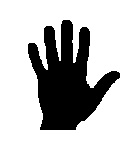
#> input picture HW9/images/img1.jpg, 136 x 157 px, found by its file name; the run also reads 2 pictures not shown here
$ jupyter execute HW9.ipynb
#> lines starting #> are read from the running program, lines starting #| are printed output that depends on the picture; after the words box and inside, x2 and y2 are one past the last pixel; in counts of white or black regions, pixels touching at a corner belong together
# HomeWork 9

**DeadLine : 23:59 19 Azar 1401**

**Total points : 100pts**

Import some prerequisites:

[cell 1]
import cv2
import numpy as np
import matplotlib.pyplot as plt

Run this cell for plotting.

[cell 2]
def plotter(img_list, r, w, gray, wr, hr, fig_name = None):
    '''
    Plots images' list with its' caption and saves result image if you want.

    Parameters:
        img_list (list): The list of tuples of image and its' caption.
        r (int): The number of row(s).
        w (int): The number of colunm(s).
        gray (bool): The flag for plotting images in grayscale mode.
        wr (int): The width of one figure.
        hr (int): The height of one figure.
        fig_name (str): The name of the image of the plot. if not set this parameter the plot doesn't save.
    '''

    plt.rcParams['figure.figsize'] = (wr, hr)
    for i in range(len(img_list)):
        plt.subplot(r, w, i + 1)
        if img_list[i][2] == 'img':
            if gray:
                plt.imshow(img_list[i][0], cmap = 'gray')
            else:
                plt.imshow(img_list[i][0])
            plt.xticks([])
            plt.yticks([])
        elif img_list[i][2] == 'hist':
            plt.bar(np.arange(len(img_list[i][0])), img_list[i][0], color = 'c')
        else:
            raise Exception("Only image or histogram. Use third parameter of tuples in img_list and set it to img or hist.")
        plt.title(img_list[i][1])
    if fig_name is not None:
        plt.savefig(fig_name + '.png')
    plt.show()

# PART 3

**Point : 35 pts**

Here is for your helper functions(optional).

Implement this function to get the input image and return the skeleton of the input image.

[cell 3]
def get_skeleton(image):
    """
    Finds the skeleton of the input image.

    Parameters:
        image (numpy.ndarray): The input image.

    Returns:
        numpy.ndarray: The skeleton image.
        numpy.ndarray: The parameters required for reconstructing image
    """

    params = []
    result = np.zeros(image.shape, np.uint8)
    image = cv2.bitwise_not(image)
    # image = cv2.GaussianBlur(np.uint8(image),(9,9),0)

    se = cv2.getStructuringElement(cv2.MORPH_CROSS,(3,3))
    k = 0

    while True:
      if cv2.countNonZero(image)==0:
          break
      eroded = cv2.erode(image, se)
      opened = cv2.morphologyEx(eroded, cv2.MORPH_OPEN, se)
      subtracted = cv2.subtract(eroded, opened)
      result = cv2.bitwise_or(result, subtracted)
      params.append((k, subtracted))
      image = eroded
      k += 1

    result = cv2.bitwise_not(result)
    return result, params

Test your implementation (don't change this cell).

[cell 4]
image_list = []

image1 = cv2.imread('img1.jpg', cv2.IMREAD_GRAYSCALE)
#> image1 is the input picture: shape (157, 136); min 0, max 255, mean 192.1
image_list.append([image1, 'image 1', 'img'])
image1_skeleton, params1 = get_skeleton(image1)
#> after the loop in get_skeleton, `while True:`: eroded: shape (157, 136); every value is 0
#> after the loop in get_skeleton, `while True:`: k = 31; params = 31 items
#> params1 = 31 items
image_list.append([image1_skeleton, 'skeleton of image 1','img'])

image2 = cv2.imread('img2.jpg', cv2.IMREAD_GRAYSCALE)
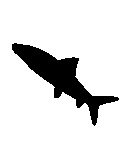
#> input picture HW9/images/img2.jpg, 133 x 156 px, found by its file name
#> image2 is the input picture: shape (156, 133); min 0, max 255, mean 225.5
image_list.append([image2, 'image 2', 'img'])
image2_skeleton, params2 = get_skeleton(image2)
#> in get_skeleton (call 2), `image = cv2.bitwise_not(image)`:
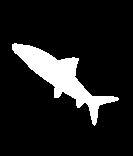
#> image: shape (156, 133); min 0, max 255, mean 29.5
#> after the loop in get_skeleton (call 2), `while True:`: eroded: shape (156, 133); every value is 0
#> after the loop in get_skeleton (call 2), `while True:`: k = 17; params = 17 items
#> params2 = 17 items
image_list.append([image2_skeleton, 'skeleton of image 2','img'])

image3 = cv2.imread('img3.jpg', cv2.IMREAD_GRAYSCALE)
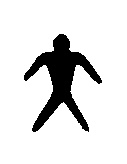
#> input picture HW9/images/img3.jpg, 127 x 164 px, found by its file name
#> image3 is the input picture: shape (164, 127); min 0, max 255, mean 223
image_list.append([image3, 'image 3', 'img'])
image3_skeleton, params3 = get_skeleton(image3)
#> the loop in get_skeleton (call 3), `while True:` made 20 passes
#> pass 1, in get_skeleton (call 3), `subtracted = cv2.subtract(eroded, opened)`:
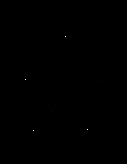
#> subtracted: shape (164, 127); min 0, max 252, mean 0.1
#> after the loop in get_skeleton (call 3), `while True:`: eroded: shape (164, 127); every value is 0
#> after the loop in get_skeleton (call 3), `while True:`: k = 19; params = 19 items
#> in get_skeleton (call 3), `result = cv2.bitwise_not(result)`:
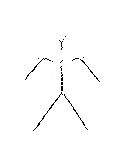
#> result: shape (164, 127); min 0, max 255, mean 252.3
#> params3 = 19 items
image_list.append([image3_skeleton, 'skeleton of image 3', 'img'])

image4 = cv2.imread('img4.jpg', cv2.IMREAD_GRAYSCALE)
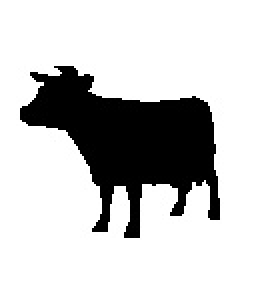
#> input picture HW9/images/img4.jpg, 129 x 142 px, found by its file name (shown 2 times larger)
#> image4 is the input picture: shape (142, 129); min 0, max 255, mean 198.1
image_list.append([image4, 'image 4', 'img'])
image4_skeleton, params4 = get_skeleton(image4)
#> in get_skeleton (call 4), `image = cv2.bitwise_not(image)`:
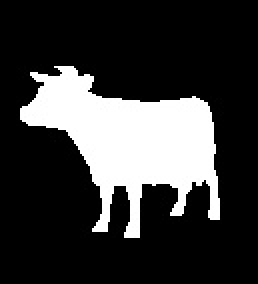
#> image: shape (142, 129) (shown 2 times larger); min 0, max 255, mean 56.9
#> the loop in get_skeleton (call 4), `while True:` made 25 passes
#> pass 1, in get_skeleton (call 4), `subtracted = cv2.subtract(eroded, opened)`:
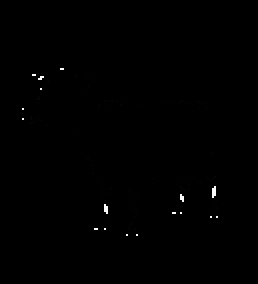
#> subtracted: shape (142, 129) (shown 2 times larger); min 0, max 253, mean 0.6
#> after the loop in get_skeleton (call 4), `while True:`: eroded: shape (142, 129); every value is 0
#> after the loop in get_skeleton (call 4), `while True:`: k = 24; params = 24 items
#> in get_skeleton (call 4), `result = cv2.bitwise_not(result)`:
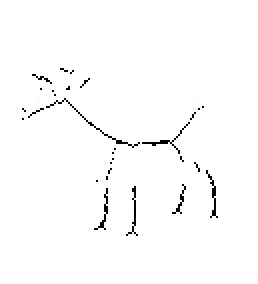
#> result: shape (142, 129) (shown 2 times larger); min 0, max 255, mean 251.2
#> params4 = 24 items
image_list.append([image4_skeleton, 'skeleton of image 4', 'img'])

plotter(image_list, 4, 2, True, 10, 10, 'Q3-a')
#> the loop in plotter, `for i in range(len(img_list)):` made 8 passes

Implement this function to get the input image as skeleton and return the reconstruction of the skeleton.

[cell 5]
def recons_skeleton(image, params):
    """
    Finds the original image from the skeleton.

    Parameters:
        image (numpy.ndarray): The skeleton of image.
        params (numpy.ndarray): The parameters required for reconstructing image

    Returns:
        numpy.ndarray: The original image.
    """

    se = cv2.getStructuringElement(cv2.MORPH_CROSS,(3,3))
    result = np.zeros(image.shape, np.uint8)

    for i, sk in params:
      img = cv2.dilate(sk, se, iterations = i)
      result = cv2.bitwise_or(result, img)
#> this loop made 31 passes
#> result: shape (157, 136)

    result = cv2.bitwise_not(result)
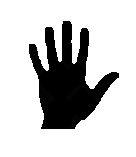
#> result: shape (157, 136); min 0, max 255, mean 198.6

    return result

Test your implementation (don't change this cell).

[cell 6]
image_list = []

image_list.append([image1_skeleton, 'skeleton of image 1', 'img'])
image_list.append([recons_skeleton(image1_skeleton, params1), 'image 1','img'])

image_list.append([image2_skeleton, 'skeleton of image 2', 'img'])
image_list.append([recons_skeleton(image2_skeleton, params2), 'image 2','img'])
#> the loop in recons_skeleton (call 2), `for i, sk in params:` made 17 passes

image_list.append([image3_skeleton, 'skeleton of image 3', 'img'])
image_list.append([recons_skeleton(image3_skeleton, params3), 'image 3', 'img'])

image_list.append([image4_skeleton, 'skeleton of image 4', 'img'])
image_list.append([recons_skeleton(image4_skeleton, params4), 'image 4', 'img'])

plotter(image_list, 4, 2, True, 10, 10, 'Q3-b')
#> the loop in plotter (call 2), `for i in range(len(img_list)):` made 8 passes

# PART 4

**Point : 30 pts**

Here is for your helper functions(optional).

[cell 7]
from google.colab.patches import cv2_imshow
import imutils

Implement this function to detect shapes and number of cars in an input image.

[cell 8]
def detect_car_num(image):
    '''
    Detects shapes and number of cars in the input image.

    Parameters:
        image (numpy.ndarray): The input image.

    Returns:
        numpy.ndarray: The result image.
        integer: number of cars
    '''

    result = image.copy()
    cars_num = None

    #Write your code here
    gray = cv2.cvtColor(image, cv2.COLOR_BGR2GRAY)
    blurred = cv2.GaussianBlur(gray, (5, 5), 0)
    thresh = cv2.threshold(blurred, 180, 255, cv2.THRESH_BINARY)[1]

    se1 = cv2.getStructuringElement(cv2.MORPH_RECT,(11,11))
    se2 = cv2.getStructuringElement(cv2.MORPH_RECT,(31,31))
    opened = cv2.morphologyEx(thresh, cv2.MORPH_OPEN, se1)
    closed = cv2.morphologyEx(opened, cv2.MORPH_CLOSE, se2)
    # cv2_imshow(thresh)
    # cv2_imshow(opened)
    # cv2_imshow(closed)

    cnts = cv2.findContours(closed.copy(), cv2.RETR_EXTERNAL, cv2.CHAIN_APPROX_SIMPLE)
#> cnts = 17 contours; largest, box (x1, y1, x2, y2) and area: (0, 27, 96, 70) 3090, (330, 33, 443, 73) 2983, (454, 271, 553, 308) 2768, (119, 333, 209, 375) 2749, (59, 125, 148, 163) 2444
    cnts = imutils.grab_contours(cnts)
    cars_num = len(cnts)
#> cars_num = 17
    print("Number of cars: ", cars_num)
#| Number of cars:  17

    for c in cnts:
      M = cv2.moments(c)
      cX = int(M["m10"] / M["m00"])
      cY = int(M["m01"] / M["m00"])
      cv2.drawContours(result, [c], -1, (0, 255, 0), 2)
      cv2.circle(result, (cX, cY), 7, (255, 255, 255), -1)
      cv2.putText(result, "car", (cX - 20, cY - 20),
      cv2.FONT_HERSHEY_SIMPLEX, 0.5, (255, 255, 255), 2)
#> this loop made 17 passes
#> (cX, cY) on passes 1 to 12: (42, 347), (320, 354), (166, 356), (505, 289), (193, 285), (61, 283), (492, 218), (154, 216), (27, 215), (353, 210), (580, 149), (105, 142)

    return result ,cars_num

Test your implementation (don't change this cell).

[cell 9]
image_list = []
image = cv2.imread('img5.jpg', cv2.IMREAD_COLOR)
image_list.append([image, 'source', 'img'])
image_list.append([detect_car_num(image)[0], 'cars detection', 'img'])
plotter(image_list, 1, 2, True, 8, 6, 'Q4-a')

Implement this function to detect shapes and number of flowers in an input image.

[cell 10]
def detect_flower_num(image):
    '''
    Detects shapes and number of flowers in the input image.

    Parameters:
        image (numpy.ndarray): The input image.

    Returns:
        numpy.ndarray: The result image.
        integer: number of flowers
    '''

    result = image.copy()
    flowers_num = None

    #Write your code here
    gray = cv2.cvtColor(image, cv2.COLOR_BGR2GRAY)
    gray_blurred = cv2.blur(gray, (5, 5))

    se = cv2.getStructuringElement(cv2.MORPH_RECT,(9, 9))
    # opened = cv2.morphologyEx(gray_blurred, cv2.MORPH_OPEN, se)
    # closed = cv2.morphologyEx(gray_blurred, cv2.MORPH_CLOSE, se)
    # dilate = cv2.dilate(gray_blurred, se)
    erode = cv2.erode(gray_blurred, se)
    # [4 lines of commented-out code are left out]


    detected_circles = cv2.HoughCircles(erode,
                      cv2.HOUGH_GRADIENT, 1, 20, param1 = 50,
                  param2 = 30, minRadius = 10, maxRadius = 51)
#> detected_circles = 19 rows, first 8: [405.5, 352.5, 46], [284.5, 275.5, 31.6], [180.5, 233.5, 31.6], [346.5, 221.5, 23.9], [545.5, 311.5, 42.7], [600.5, 344.5, 42.7], [47.5, 223.5, 47.1], [271.5, 230.5, 29.4]

    if detected_circles is not None:

        detected_circles = np.uint16(np.around(detected_circles))
#> detected_circles = 19 rows, first 8: [406, 352, 46], [284, 276, 32], [180, 234, 32], [346, 222, 24], [546, 312, 43], [600, 344, 43], [48, 224, 47], [272, 230, 29]
        flowers_num = len(detected_circles[0])
#> flowers_num = 19
        for pt in detected_circles[0, :]:
            a, b, r = pt[0], pt[1], pt[2]
            cv2.circle(result, (a, b), r, (0, 255, 0), 2)
            cv2.circle(result, (a, b), 1, (0, 0, 255), 3)
#> this loop made 19 passes
#> (a, b, r) on passes 1 to 12: (406, 352, 46), (284, 276, 32), (180, 234, 32), (346, 222, 24), (546, 312, 43), (600, 344, 43), (48, 224, 47), (272, 230, 29), (598, 232, 29), (488, 210, 19), (658, 258, 22), (558, 256, 27)

    print(flowers_num)
#| 19

    return result,flowers_num

Test your implementation (don't change this cell).

[cell 11]
image_list = []
image = cv2.imread('img6.jpg', cv2.IMREAD_COLOR)
image_list.append([image, 'source', 'img'])
image_list.append([detect_flower_num(image)[0], 'flowers detection', 'img'])
plotter(image_list, 1, 2, True, 8, 6, 'Q4-b')
